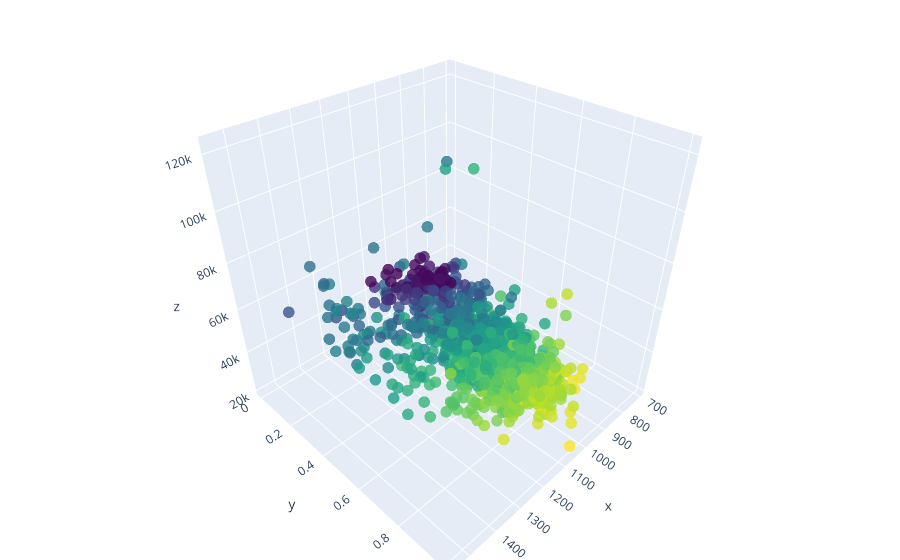

The notebook cell saved with this chart:
### Markdown cell above
Step 6: 3D plot. More information can be found here: https://plotly.com/python/3d-scatter-plots/

### Code cell
data = [go.Scatter3d(
        x = SAT,
        y = family,
        z = income,
        mode='markers',
        marker = dict(
            size = 4,
            color = family,
            colorscale = 'Viridis',
            opacity = 0.8
        )
       

)]
layout = go.Layout(
         margin= dict(
         l = 5, 
         r = 5,
         t = 5,
         b = 0
         
         )

)
fig2 = go.Figure( data = data, layout = layout)
fig2.show()

### Figure 1 — Plotly figure (JSON) as saved in the notebook; plotly's stock layout.template omitted (floating-point values rounded to 4 significant figures; data arrays with more than 128 entries replaced by an {"elided": "..."} marker saying what was removed)
{"data": [{"marker": {"color": {"elided": "1307 float values"}, "colorscale": [[0, "#440154"], [0.1111, "#482878"], [0.2222, "#3e4989"], [0.3333, "#31688e"], [0.4444, "#26828e"], [0.5556, "#1f9e89"], [0.6667, "#35b779"], [0.7778, "#6ece58"], [0.8889, "#b5de2b"], [1, "#fde725"]], "opacity": 0.8, "size": 4}, "mode": "markers", "type": "scatter3d", "x": {"elided": "1307 int values"}, "y": {"elided": "1307 float values"}, "z": {"elided": "1307 str values"}}], "layout": {"margin": {"b": 0, "l": 5, "r": 5, "t": 5}}}
